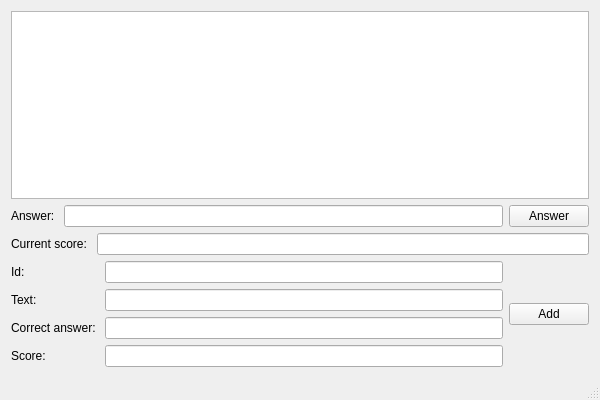
<?xml version="1.0" encoding="UTF-8"?>
<ui version="4.0">
 <class>GUIClass</class>
 <widget class="QMainWindow" name="GUIClass">
  <property name="geometry">
   <rect>
    <x>0</x>
    <y>0</y>
    <width>600</width>
    <height>400</height>
   </rect>
  </property>
  <property name="windowTitle">
   <string>GUI</string>
  </property>
  <widget class="QWidget" name="centralWidget">
   <layout class="QHBoxLayout" name="horizontalLayout_2">
    <item>
     <layout class="QVBoxLayout" name="mainVerticalLayout">
      <item>
       <widget class="QListWidget" name="questionsListWidget"/>
      </item>
      <item>
       <layout class="QHBoxLayout" name="horizontalLayout">
        <item>
         <layout class="QFormLayout" name="answerFormLayout">
          <item row="0" column="1">
           <widget class="QLineEdit" name="answerLineEdit"/>
          </item>
          <item row="0" column="0">
           <widget class="QLabel" name="answerLabel">
            <property name="text">
             <string>Answer: </string>
            </property>
           </widget>
          </item>
         </layout>
        </item>
        <item>
         <widget class="QPushButton" name="answerPushButton">
          <property name="text">
           <string>Answer</string>
          </property>
         </widget>
        </item>
       </layout>
      </item>
      <item>
       <layout class="QHBoxLayout" name="currentScoreHorizontalLayout">
        <item>
         <widget class="QLabel" name="currentScoreLabel">
          <property name="text">
           <string>Current score: </string>
          </property>
         </widget>
        </item>
        <item>
         <widget class="QLineEdit" name="currentScoreLineEdit"/>
        </item>
       </layout>
      </item>
      <item>
       <layout class="QHBoxLayout" name="addHorizontalLayout">
        <item>
         <layout class="QFormLayout" name="addFormLayout">
          <item row="0" column="0">
           <widget class="QLabel" name="idLabel">
            <property name="text">
             <string>Id: </string>
            </property>
           </widget>
          </item>
          <item row="0" column="1">
           <widget class="QLineEdit" name="idLineEdit"/>
          </item>
          <item row="1" column="0">
           <widget class="QLabel" name="textLabel">
            <property name="text">
             <string>Text: </string>
            </property>
           </widget>
          </item>
          <item row="1" column="1">
           <widget class="QLineEdit" name="textLineEdit"/>
          </item>
          <item row="2" column="0">
           <widget class="QLabel" name="correctAnswerLabel">
            <property name="text">
             <string>Correct answer: </string>
            </property>
           </widget>
          </item>
          <item row="2" column="1">
           <widget class="QLineEdit" name="correctAnswerLineEdit"/>
          </item>
          <item row="3" column="0">
           <widget class="QLabel" name="scoreLabel">
            <property name="text">
             <string>Score: </string>
            </property>
           </widget>
          </item>
          <item row="3" column="1">
           <widget class="QLineEdit" name="scoreLineEdit"/>
          </item>
         </layout>
        </item>
        <item>
         <widget class="QPushButton" name="addPushButton">
          <property name="text">
           <string>Add</string>
          </property>
         </widget>
        </item>
       </layout>
      </item>
     </layout>
    </item>
   </layout>
  </widget>
  <widget class="QStatusBar" name="statusBar"/>
 </widget>
 <layoutdefault spacing="6" margin="11"/>
 <resources>
  <include location="GUI.qrc"/>
 </resources>
 <connections/>
</ui>
